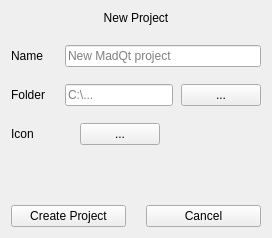
      <widget class="QWidget" name="newProjectPg">
       <layout class="QVBoxLayout" name="verticalLayout_5">
        <property name="spacing">
         <number>20</number>
        </property>
        <item>
         <widget class="QLabel" name="label_7">
          <property name="styleSheet">
           <string notr="true"/>
          </property>
          <property name="text">
           <string>New Project</string>
          </property>
          <property name="alignment">
           <set>Qt::AlignCenter</set>
          </property>
          <property name="isTitle" stdset="0">
           <bool>true</bool>
          </property>
         </widget>
        </item>
        <item>
         <layout class="QFormLayout" name="formLayout_2">
          <property name="verticalSpacing">
           <number>17</number>
          </property>
          <item row="0" column="0">
           <widget class="QLabel" name="label">
            <property name="text">
             <string>Name</string>
            </property>
           </widget>
          </item>
          <item row="0" column="1">
           <widget class="QLineEdit" name="projectNameInput">
            <property name="frame">
             <bool>true</bool>
            </property>
            <property name="placeholderText">
             <string>New MadQt project</string>
            </property>
           </widget>
          </item>
          <item row="1" column="0">
           <widget class="QLabel" name="label_2">
            <property name="text">
             <string>Folder</string>
            </property>
           </widget>
          </item>
          <item row="1" column="1">
           <layout class="QHBoxLayout" name="horizontalLayout">
            <property name="spacing">
             <number>8</number>
            </property>
            <item>
             <widget class="QLineEdit" name="NewPFolderName">
              <property name="frame">
               <bool>true</bool>
              </property>
              <property name="placeholderText">
               <string>C:\...</string>
              </property>
             </widget>
            </item>
            <item>
             <widget class="QPushButton" name="newPFolder">
              <property name="minimumSize">
               <size>
                <width>24</width>
                <height>0</height>
               </size>
              </property>
              <property name="cursor">
               <cursorShape>PointingHandCursor</cursorShape>
              </property>
              <property name="statusTip">
               <string>Select folder</string>
              </property>
              <property name="text">
               <string>...</string>
              </property>
             </widget>
            </item>
           </layout>
          </item>
          <item row="2" column="1">
           <layout class="QHBoxLayout" name="horizontalLayout_20">
            <property name="spacing">
             <number>8</number>
            </property>
            <item>
             <widget class="QLabel" name="newPIcon">
              <property name="text">
               <string/>
              </property>
              <property name="pixmap">
               <pixmap resource="../resources.qrc">:/images/img/mpi_logo_icon.ico</pixmap>
              </property>
             </widget>
            </item>
            <item>
             <widget class="QPushButton" name="newPIconBrowse">
              <property name="minimumSize">
               <size>
                <width>24</width>
                <height>0</height>
               </size>
              </property>
              <property name="cursor">
               <cursorShape>PointingHandCursor</cursorShape>
              </property>
              <property name="statusTip">
               <string>Select image file -&gt; will be converted to .ico</string>
              </property>
              <property name="text">
               <string>...</string>
              </property>
             </widget>
            </item>
            <item>
             <spacer name="horizontalSpacer_6">
              <property name="orientation">
               <enum>Qt::Horizontal</enum>
              </property>
              <property name="sizeHint" stdset="0">
               <size>
                <width>40</width>
                <height>20</height>
               </size>
              </property>
             </spacer>
            </item>
           </layout>
          </item>
          <item row="2" column="0">
           <widget class="QLabel" name="label_29">
            <property name="text">
             <string>Icon</string>
            </property>
           </widget>
          </item>
         </layout>
        </item>
        <item>
         <spacer name="verticalSpacer_3">
          <property name="orientation">
           <enum>Qt::Vertical</enum>
          </property>
          <property name="sizeHint" stdset="0">
           <size>
            <width>20</width>
            <height>40</height>
           </size>
          </property>
         </spacer>
        </item>
        <item>
         <layout class="QHBoxLayout" name="horizontalLayout_2">
          <item>
           <widget class="JumpButton" name="createP">
            <property name="cursor">
             <cursorShape>PointingHandCursor</cursorShape>
            </property>
            <property name="text">
             <string>Create Project</string>
            </property>
            <property name="icon">
             <iconset resource="../resources.qrc">
              <normaloff>:/icons/img/cil-file.png</normaloff>:/icons/img/cil-file.png</iconset>
            </property>
           </widget>
          </item>
          <item>
           <widget class="JumpButton" name="cancelCreateP">
            <property name="cursor">
             <cursorShape>PointingHandCursor</cursorShape>
            </property>
            <property name="text">
             <string>Cancel</string>
            </property>
            <property name="icon">
             <iconset resource="../resources.qrc">
              <normaloff>:/icons/img/cil-x.png</normaloff>:/icons/img/cil-x.png</iconset>
            </property>
           </widget>
          </item>
         </layout>
        </item>
       </layout>
      </widget>
